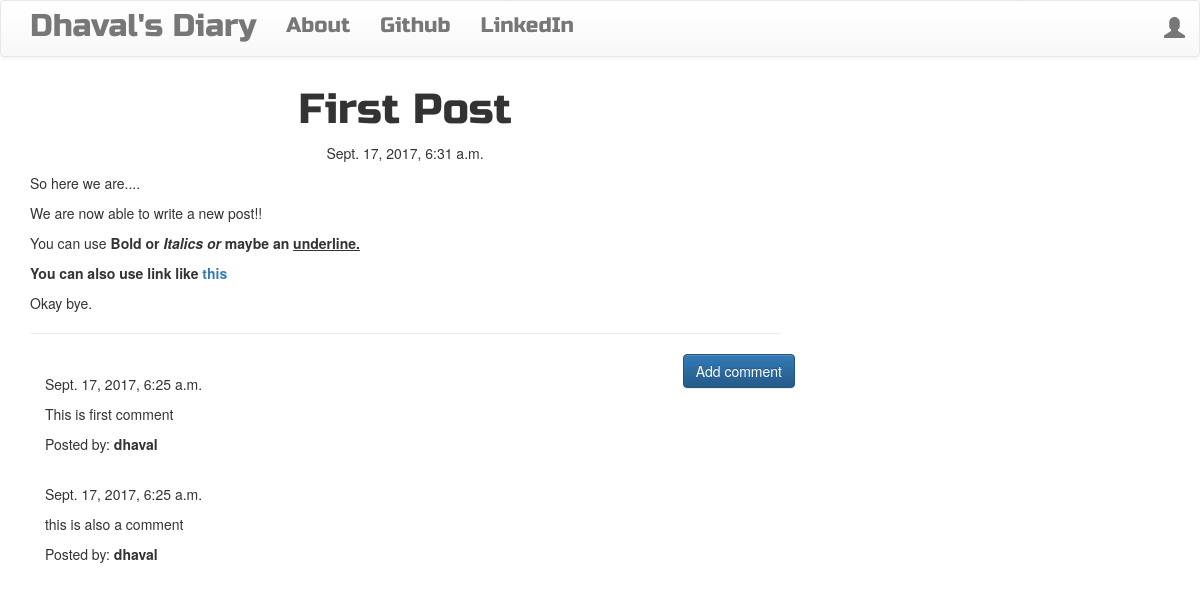
/post/1, run on the app's committed database.
### blog/models.py (models this page shows, shortened)
class Post(models.Model):
    author = models.ForeignKey('auth.User')
    title = models.CharField(max_length=256)
    text = models.TextField()
    create_date = models.DateTimeField(default=timezone.now())
    published_date = models.DateTimeField(blank=True, null=True)

class Comment(models.Model):
    post = models.ForeignKey('blog.Post', related_name='comments')
    author = models.CharField(max_length=50)
    text = models.TextField()
    create_date = models.DateTimeField(default=timezone.now())
    approved_comment = models.BooleanField(default=False)

### blog/views.py (the view)
# urls.py: url(r'^post/(?P<pk>\d+)$', views.PostDetailView.as_view(), name='post_detail'),
class PostDetailView(DetailView):
    model = Post

### blog/templates/blog/post_detail.html (shortened to what this page needs)
{% extends 'blog/base.html' %}
{% block content %}
        <h1 class='posttitle loader'>{{ post.title }}</h1>
        {% if post.published_date %}
            <div class="date postdate">
                {{ post.published_date }}
            </div>
        {% else %}
            <a class="btn btn-default" href="{% url 'post_publish' pk=post.pk %}">Publish</a>
        {% endif %}
      <p class='postcontent' >{{ post.text|safe|linebreaksbr }}</p>
  <hr>
  <a class="btn btn-primary btn-comment" href="{% url 'add_comment_to_post' pk=post.pk %}">Add comment</a>
  <div class="container">
  {% for comment in post.comments.all %}
  <br>
      {% if user.is_authenticated or comment.approved_comment %}
              {{ comment.create_date }}
          <p>{{ comment.text|safe|linebreaks }}</p>
          <p>Posted by: <strong>{{ comment.author }}</strong></p>
      {% endif %}
  {% empty %}
      <p>No comments posted.</p>
  {% endfor %}
</div>
{% endblock %}

### blog/templates/blog/base.html (shortened to what this page needs)
<!DOCTYPE html>
{% load staticfiles %}
<html>
    <head>
        <link rel="stylesheet" href="https://maxcdn.bootstrapcdn.com/bootstrap/3.3.7/css/bootstrap.min.css">
        <link rel="stylesheet" href="https://maxcdn.bootstrapcdn.com/bootstrap/3.3.7/css/bootstrap-theme.min.css">
        <link rel="stylesheet" href="//cdn.jsdelivr.net/medium-editor/latest/css/medium-editor.min.css" type="text/css" media="screen" charset="utf-8">
        <link rel="stylesheet" href="{% static 'css/blog.css' %}">
<body class='loader'>
  <nav class="navbar navbar-default techfont custom-navbar">
    <div class="container">
      <ul class="nav navbar-nav">
        <li><a class='navbar-brand bigbrand' href="{% url 'post_list' %}">Dhaval's Diary</a></li>
        <li><a href="{% url 'about'%}">About</a></li>
        <li><a href="https://www.github.com/DhavalSavalia">Github</a></li>
        <li><a href="https://www.linkedin.com/in/dhavalsavalia">LinkedIn</a></li>
      </ul>
      <ul class="nav navbar-nav navbar-right">
        {% if user.is_authenticated %}
        <li>
          <a href="{% url 'post_new' %}" >New Post</a>
        </li>
        <li>
          <a href="{% url 'post_draft_list' %}">Drafts</a>
        </li>
        <li>
          <a href="{% url 'logout' %}" >Log out</a>
        </li>
        <li>
          <a >Welcome: {{ user.username }}</a>
        </li>
          {% else %}
          <li><a class='nav navbar-right' href="{% url 'login' %}" ><span class="glyphicon glyphicon-user"></span></a></li>
        {% endif %}
      </ul>
  </div>
</nav>
        <div class="content container">
            <div class="row">
                <div class="col-md-8">
                  <div class="blog_posts">
                    {% block content %}
                    {% endblock %}
                  </div>
                </div>
            </div>
        </div>
</body>
</html>

### blog/static/css/blog.css (style rules this page uses)
.techfont { font-family: 'Russo One', sans-serif; font-size: 1.5em; margin-bottom: 10px; }
.postdate { text-align: center; }
.posttitle { font-family: 'Russo One', sans-serif; font-size: 3em; text-align: center; }
.postcontent { font-family: 'Montserrat'; font-size: 1.5em; }
.btn-comment { position: absolute; right: 0px; }
.bigbrand { font-size: 1.5em; }
.loader { filter:hue-rotate(0deg); color: linear-gradient(45deg,#0f8,#08f); animation:hue 5000ms infinite linear; }

### data on the page
Post: title "First Post", published_date "Sept. 17, 2017, 6:31 a.m.", text "So here we are.... We are now able to write a new post!! You can use Bold or Italics or maybe an underline. You can also use link like this Okay bye."
Comment: create_date "Sept. 17, 2017, 6:25 a.m.", text "This is first comment", author "dhaval"
Comment: create_date "Sept. 17, 2017, 6:25 a.m.", text "this is also a comment", author "dhaval"
